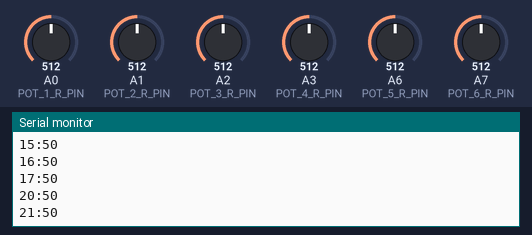
Simulated run of this sketch. Board: Arduino Nano, built with avr-gcc and run on an emulated ATmega328P. Shown: the last lines printed to the serial monitor. Inputs (shaded band) come from the test bench; at power-on: A0 (POT_1_R_PIN) = 512, A1 (POT_2_R_PIN) = 512, A2 (POT_3_R_PIN) = 512, A3 (POT_4_R_PIN) = 512, A6 (POT_5_R_PIN) = 512, A7 (POT_6_R_PIN) = 512.

Above: at 1.2 s.
1.3 s: A0 (POT_1_R_PIN) set to 716
At 1.9 s:
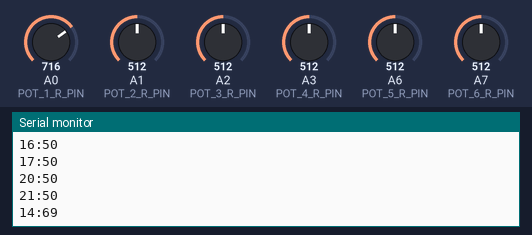
2.8 s: A1 (POT_2_R_PIN) set to 716
At 4.0 s:
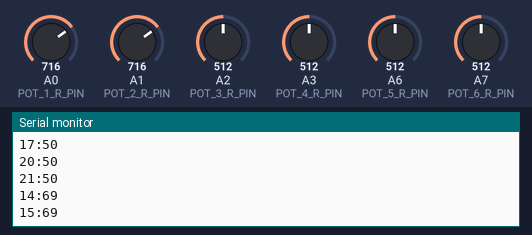
4.3 s: A2 (POT_3_R_PIN) set to 716
At 5.5 s:
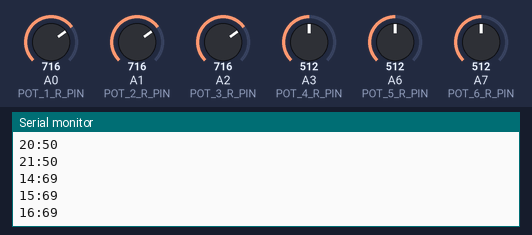
5.8 s: A3 (POT_4_R_PIN) set to 716
At 7.0 s:
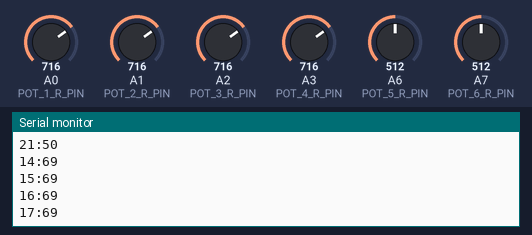
7.3 s: A6 (POT_5_R_PIN) set to 716
At 8.5 s:
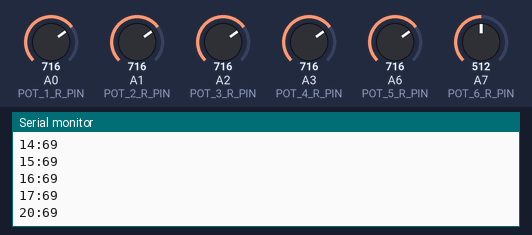
8.8 s: A7 (POT_6_R_PIN) set to 716
At 10.0 s:
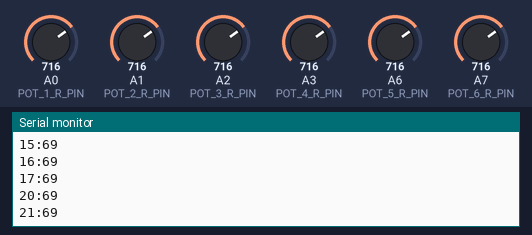
Timing chart, 0 to 11.3 s (numbered marks = the images above; inputs shaded):
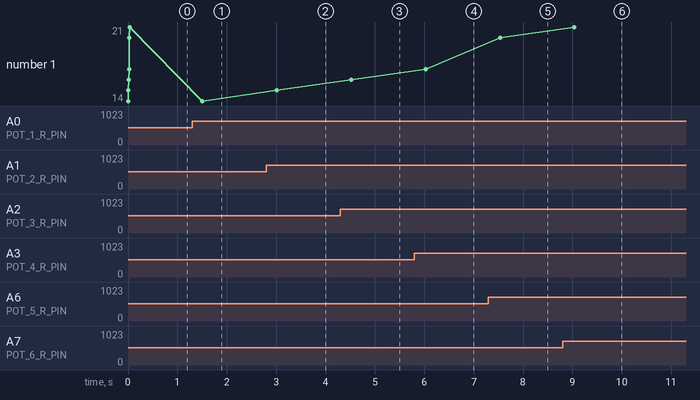

The sketch:

pot.ino
```cpp
#define POT_1_R_PIN A0 // - PIN 14
#define POT_2_R_PIN A1 // - PIN 15
#define POT_3_R_PIN A2 // - PIN 16
#define POT_4_R_PIN A3 // - PIN 17
#define POT_5_R_PIN A6 // - PIN 20
#define POT_6_R_PIN A7 // - PIN 21

// value fields - holds the current value of each potentiometer
int _valPot1 = 0;
int _valPot2 = 0;
int _valPot3 = 0;
int _valPot4 = 0;
int _valPot5 = 0;
int _valPot6 = 0;

void setup()
{
  Serial.begin(9600);
}

void loop()
{
  readPot(POT_1_R_PIN, &_valPot1);
  readPot(POT_2_R_PIN, &_valPot2);
  readPot(POT_3_R_PIN, &_valPot3);
  readPot(POT_4_R_PIN, &_valPot4);
  readPot(POT_5_R_PIN, &_valPot5);
  readPot(POT_6_R_PIN, &_valPot6);
  delay(250);
}

// reads the current pot value and serial.prints it
// when it has changed from the fields value
// arguments:
//  pin
//    the pin address
//  *field
//    reference to the pin value-field
void readPot(int pin, int *field)
{
  int sensorValue = map(analogRead(pin), 0, 1023, 0, 100);
  if(isEqual(*field, sensorValue) == false)
  {
    *field = sensorValue;
    Serial.println(String(pin) + ":" + String(*field)); // PIN:VALUE
  }
}

// compares the two given values with a tolerance of +/- 1
// returns:
//   true
//     if the values are equal (tolerance included)
//   false
//     if the value is not equal (tolerance included)
bool isEqual(int currentValue, int newValue)
{
  if((newValue == currentValue) == false)
  {
    int newValuePlusOne = newValue + 1;
    int newValueMinusOne = newValue - 1;

    if((newValuePlusOne == currentValue) || (newValueMinusOne == newValue))
    {
      return true;
    }
    else
    {
      return false;
    }
  }

  return true;
}
```

Measured:
- after the input at 1.3 s, the serial monitor: prints a new line after 0.21 s (image 1)
- after the input at 2.8 s, the serial monitor: prints a new line after 0.21 s (image 2)
- after the input at 4.3 s, the serial monitor: prints a new line after 0.22 s (image 3)
- after the input at 5.8 s, the serial monitor: prints a new line after 0.23 s (image 4)
- after the input at 7.3 s, the serial monitor: prints a new line after 0.23 s (image 5)
- after the input at 8.8 s, the serial monitor: prints a new line after 0.24 s (image 6)
- plotted number 1: 15 → 16 after the input at 4.3 s, 16 → 17 after the input at 5.8 s, 17 → 20 after the input at 7.3 s, 20 → 21 after the input at 8.8 s
